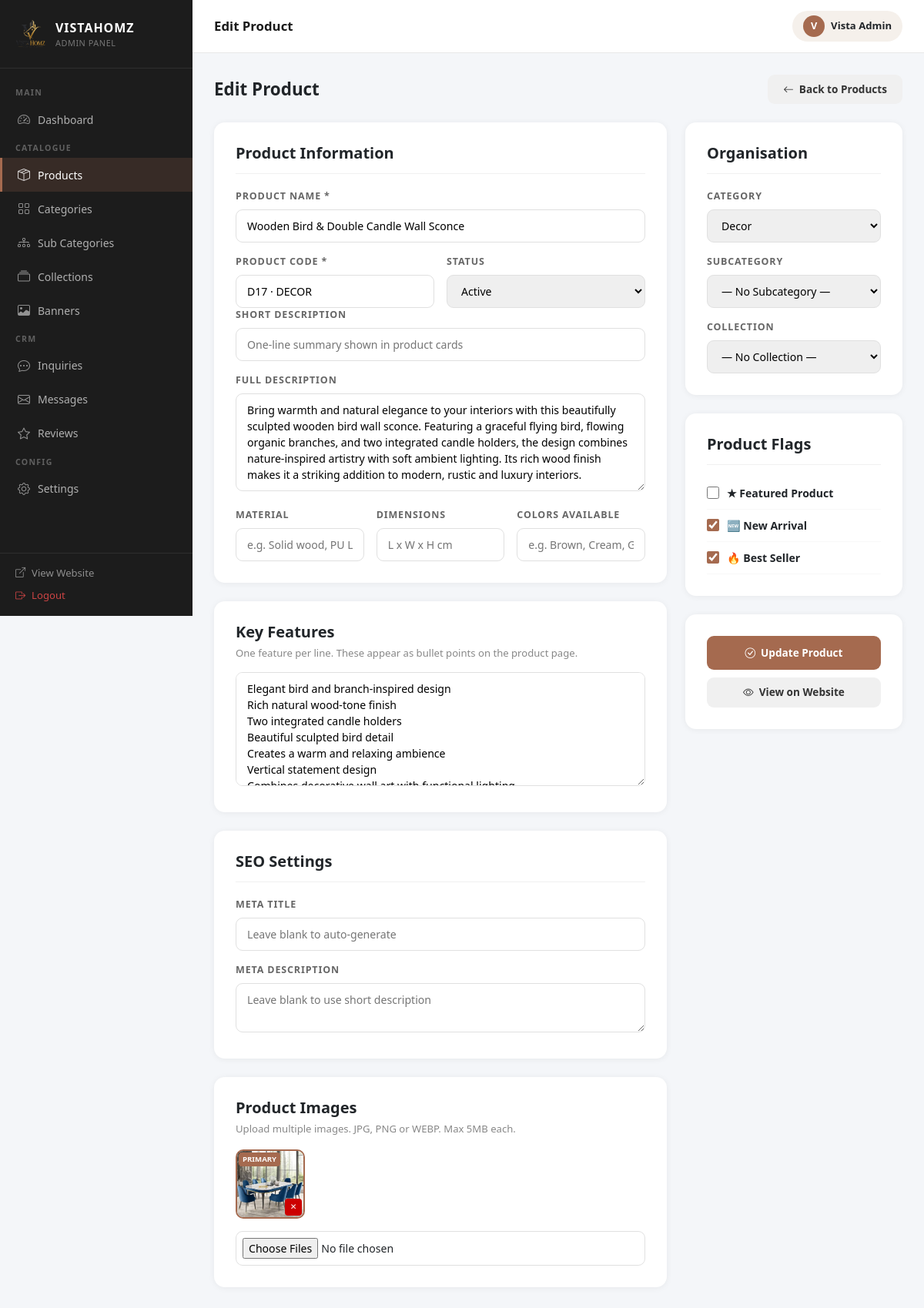
The app's page /admin/products/edit.php?id=7 (signed in) with its own data.
### tables this page shows
CREATE TABLE `products` (
  `id` int(10) UNSIGNED NOT NULL,
  `product_code` varchar(50) NOT NULL,
  `name` varchar(200) NOT NULL,
  `slug` varchar(220) NOT NULL,
  `category_id` int(10) UNSIGNED DEFAULT NULL,
  `subcategory_id` int(10) UNSIGNED DEFAULT NULL,
  `collection_id` int(10) UNSIGNED DEFAULT NULL,
  `description` text DEFAULT NULL,
  `short_desc` varchar(500) DEFAULT NULL,
  `material` varchar(200) DEFAULT NULL,
  `dimensions` varchar(200) DEFAULT NULL,
  `weight` varchar(100) DEFAULT NULL,
  `colors` varchar(200) DEFAULT NULL,
  `is_featured` tinyint(1) NOT NULL DEFAULT 0,
  `is_new` tinyint(1) NOT NULL DEFAULT 0,
  `is_bestseller` tinyint(1) NOT NULL DEFAULT 0,
  `status` enum('active','inactive','out_of_stock') NOT NULL DEFAULT 'active',
  `sort_order` int(11) NOT NULL DEFAULT 0,
  `views` int(10) UNSIGNED NOT NULL DEFAULT 0,
  `meta_title` varchar(255) DEFAULT NULL,
  `meta_desc` text DEFAULT NULL,
  `created_at` datetime NOT NULL DEFAULT current_timestamp(),
  `updated_at` datetime NOT NULL DEFAULT current_timestamp() ON UPDATE current_timestamp()
);

CREATE TABLE `product_images` (
  `id` int(10) UNSIGNED NOT NULL,
  `product_id` int(10) UNSIGNED NOT NULL,
  `image` varchar(255) NOT NULL,
  `alt_text` varchar(200) DEFAULT NULL,
  `is_primary` tinyint(1) NOT NULL DEFAULT 0,
  `sort_order` int(11) NOT NULL DEFAULT 0,
  `created_at` datetime NOT NULL DEFAULT current_timestamp()
);

CREATE TABLE `categories` (
  `id` int(10) UNSIGNED NOT NULL,
  `name` varchar(100) NOT NULL,
  `slug` varchar(120) NOT NULL,
  `description` text DEFAULT NULL,
  `image` varchar(255) DEFAULT NULL,
  `icon` varchar(50) DEFAULT NULL,
  `sort_order` int(11) NOT NULL DEFAULT 0,
  `is_active` tinyint(1) NOT NULL DEFAULT 1,
  `show_in_nav` tinyint(1) NOT NULL DEFAULT 1,
  `meta_title` varchar(255) DEFAULT NULL,
  `meta_desc` text DEFAULT NULL,
  `created_at` datetime NOT NULL DEFAULT current_timestamp(),
  `updated_at` datetime NOT NULL DEFAULT current_timestamp() ON UPDATE current_timestamp()
);

### config/db.php (called while the page is built, shortened)
<?php
try {
    $pdo = new PDO(
        "mysql:host=" . DB_HOST . ";dbname=" . DB_NAME . ";charset=utf8mb4",
        DB_USER,
        DB_PASS,
        [
            PDO::ATTR_ERRMODE => PDO::ERRMODE_EXCEPTION,
            PDO::ATTR_DEFAULT_FETCH_MODE => PDO::FETCH_ASSOC,
            PDO::ATTR_EMULATE_PREPARES => false,
        ]
    );
} catch (PDOException $e) {
    error_log('VistaHomz database error: ' . $e->getMessage());
    if (defined('DEBUG_MODE') && DEBUG_MODE === true) {
        throw $e;
    }
    throw new RuntimeException(
        'Database connection failed. Check the XAMPP MySQL service and database configuration.'
    );
}
function getDB(): PDO
{
    global $pdo;
    return $pdo;
}

### functions/products.php (called while the page is built, shortened)
<?php
require_once __DIR__ . '/../config/db.php';
function getProductImages(int $productId): array {
    $stmt = getDB()->prepare(
        "SELECT * FROM product_images WHERE product_id = :id ORDER BY is_primary DESC, sort_order ASC, id ASC"
    );
    $stmt->execute([':id' => $productId]);
    return $stmt->fetchAll();
}
function getProductFeatures(int $productId): array {
    $stmt = getDB()->prepare(
        "SELECT feature FROM product_features WHERE product_id = :id ORDER BY sort_order ASC"
    );
    $stmt->execute([':id' => $productId]);
    return array_column($stmt->fetchAll(), 'feature');
}

### functions/uploads.php (called while the page is built, shortened)
<?php
function isRemoteUrl($path): bool
{
    return is_string($path) && (bool) preg_match('~^(https?:)?//~i', $path);
}
function resolveUploadPath($path): string
{
    $path = trim((string) $path);
    $path = ltrim(str_replace('\\', '/', $path), '/');
    if (strpos($path, '/') !== false) {
        return $path;
    }
    return 'uploads/products/' . $path;
}
function getImageUrl($path, $fallback = 'assets/images/placeholder.jpg'): string
{
    $resolved = resolveUploadPath($path);
    $base = defined('BASE_URL') ? rtrim(BASE_URL, '/') : '';
    return $base . '/' . ltrim($resolved, '/');
}

### functions/categories.php (called while the page is built, shortened)
<?php
function getAllCategories(bool $includeInactive = false): array {
    global $pdo;
    $sql = "SELECT * FROM categories";
    if (!$includeInactive) {
        $sql .= " WHERE is_active = 1";
    }
    $sql .= " ORDER BY sort_order ASC, name ASC";
    return $pdo->query($sql)->fetchAll();
}

### admin/products/edit.php (the view, shortened to what this page needs)
<?php
require_once __DIR__ . '/../../config/db.php';
require_once __DIR__ . '/../../functions/products.php';
require_once __DIR__ . '/../../functions/categories.php';
require_once __DIR__ . '/../../functions/uploads.php';
$db       = getDB();
$id       = (int)($_GET['id'] ?? 0);
$is_edit  = $id > 0;
$product  = null;
$features = [];
$images   = [];
if ($is_edit) {
    $stmt = $db->prepare("SELECT * FROM products WHERE id = :id");
    $stmt->execute([':id' => $id]);
    $product = $stmt->fetch();
    $features = getProductFeatures($id);
    $images   = getProductImages($id);
}
$categories    = getAllCategories(false);
include __DIR__ . '/../layout.php';
?>
<div class="adm-page-header">
  <h1><?php echo $is_edit ? 'Edit Product' : 'Add New Product'; ?></h1>
  <a href="index.php" class="adm-btn adm-btn-secondary"><i class="bi bi-arrow-left"></i> Back to Products</a>
</div>
<form method="POST" enctype="multipart/form-data">
<div class="row g-4">
  <div class="col-lg-8">
    <div class="adm-card mb-4">
      <h5 style="font-weight:700;margin-bottom:20px;padding-bottom:14px;border-bottom:1px solid #f0f0f0;">Product Information</h5>
      <div class="mb-3">
        <label class="adm-label">Product Name *</label>
        <input type="text" name="name" class="adm-input" required value="<?php echo htmlspecialchars($product['name'] ?? ''); ?>" placeholder="e.g. Luxury Sofa Set">
      </div>
      <div class="row g-3">
        <div class="col-md-6">
          <label class="adm-label">Product Code *</label>
          <input type="text" name="product_code" class="adm-input" required value="<?php echo htmlspecialchars($product['product_code'] ?? ''); ?>" placeholder="e.g. SF001">
        </div>
        <div class="col-md-6">
          <label class="adm-label">Status</label>
          <select name="status" class="adm-input">
            <option value="active"        <?php echo ($product['status'] ?? 'active') === 'active' ? 'selected' : ''; ?>>Active</option>
          </select>
        </div>
      </div>
      <div class="mb-3">
        <label class="adm-label">Short Description</label>
        <input type="text" name="short_desc" class="adm-input" value="<?php echo htmlspecialchars($product['short_desc'] ?? ''); ?>" placeholder="One-line summary shown in product cards">
      </div>
      <div class="mb-3">
        <label class="adm-label">Full Description</label>
        <textarea name="description" class="adm-input" rows="5" placeholder="Detailed product description..."><?php echo htmlspecialchars($product['description'] ?? ''); ?></textarea>
      </div>
      <div class="row g-3">
        <div class="col-md-4">
          <label class="adm-label">Material</label>
          <input type="text" name="material" class="adm-input" value="<?php echo htmlspecialchars($product['material'] ?? ''); ?>" placeholder="e.g. Solid wood, PU Leather">
        </div>
        <div class="col-md-4">
          <label class="adm-label">Dimensions</label>
          <input type="text" name="dimensions" class="adm-input" value="<?php echo htmlspecialchars($product['dimensions'] ?? ''); ?>" placeholder="L x W x H cm">
        </div>
        <div class="col-md-4">
          <label class="adm-label">Colors Available</label>
          <input type="text" name="colors" class="adm-input" value="<?php echo htmlspecialchars($product['colors'] ?? ''); ?>" placeholder="e.g. Brown, Cream, Grey">
        </div>
      </div>
    </div>
    <div class="adm-card mb-4">
      <h5 style="font-weight:700;margin-bottom:6px;">Key Features</h5>
      <p style="color:#888;font-size:0.82rem;margin-bottom:14px;">One feature per line. These appear as bullet points on the product page.</p>
      <textarea name="features" class="adm-input" rows="6" placeholder="Premium fabric upholstery&#10;Solid hardwood frame&#10;High-density foam cushions&#10;Available in custom colors"><?php echo htmlspecialchars(implode("\n", $features)); ?></textarea>
    </div>
    <div class="adm-card mb-4">
      <h5 style="font-weight:700;margin-bottom:20px;padding-bottom:14px;border-bottom:1px solid #f0f0f0;">SEO Settings</h5>
      <div class="mb-3">
        <label class="adm-label">Meta Title</label>
        <input type="text" name="meta_title" class="adm-input" value="<?php echo htmlspecialchars($product['meta_title'] ?? ''); ?>" placeholder="Leave blank to auto-generate">
      </div>
      <div>
        <label class="adm-label">Meta Description</label>
        <textarea name="meta_desc" class="adm-input" rows="2" placeholder="Leave blank to use short description"><?php echo htmlspecialchars($product['meta_desc'] ?? ''); ?></textarea>
      </div>
    </div>
    <div class="adm-card mb-4">
      <h5 style="font-weight:700;margin-bottom:6px;">Product Images</h5>
      <p style="color:#888;font-size:0.82rem;margin-bottom:16px;">Upload multiple images. JPG, PNG or WEBP. Max 5MB each.</p>
      <?php if (!empty($images)): ?>
      <div class="d-flex flex-wrap gap-3 mb-3">
        <?php foreach ($images as $img): ?>
        <div style="position:relative;display:inline-block;">
          <img src="<?php echo htmlspecialchars(getImageUrl($img['image'] ?? '')); ?>" style="width:90px;height:90px;object-fit:cover;border-radius:10px;border:<?php echo $img['is_primary'] ? '2px solid var(--brown)' : '2px solid #e0e0e0'; ?>;" alt="">
          <?php if ($img['is_primary']): ?>
          <span style="position:absolute;top:4px;left:4px;background:var(--brown);color:#fff;font-size:0.6rem;padding:2px 5px;border-radius:4px;font-weight:700;">PRIMARY</span>
          <?php endif; ?>
          <div style="position:absolute;bottom:4px;right:4px;display:flex;gap:3px;">
            <button type="submit" name="delete_image" value="<?php echo $img['id']; ?>"
                    onclick="return confirm('Delete this image?')"
                    style="background:#c00;color:#fff;border:none;border-radius:4px;width:22px;height:22px;font-size:0.65rem;cursor:pointer;display:flex;align-items:center;justify-content:center;">✕</button>
          </div>
        </div>
        <?php endforeach; ?>
      </div>
      <?php endif; ?>
      <input type="file" name="images[]" multiple accept="image/jpeg,image/png,image/webp" class="adm-input" style="padding:8px;">
    </div>
  </div>
  <div class="col-lg-4">
    <div class="adm-card mb-4">
      <h5 style="font-weight:700;margin-bottom:20px;padding-bottom:14px;border-bottom:1px solid #f0f0f0;">Organisation</h5>
      <div class="mb-3">
        <label class="adm-label">Category</label>
        <select name="category_id" class="adm-input" id="cat-select">
          <?php foreach ($categories as $c): ?>
          <option value="<?php echo $c['id']; ?>" <?php echo ($product['category_id'] ?? 0) == $c['id'] ? 'selected' : ''; ?>>
            <?php echo htmlspecialchars($c['name']); ?>
          </option>
          <?php endforeach; ?>
        </select>
      </div>
      <div class="mb-3">
        <label class="adm-label">Subcategory</label>
        <select name="subcategory_id" class="adm-input" id="sub-select">
          <option value="">— No Subcategory —</option>
        </select>
      </div>
      <div>
        <label class="adm-label">Collection</label>
        <select name="collection_id" class="adm-input">
          <option value="">— No Collection —</option>
        </select>
      </div>
    </div>
    <div class="adm-card mb-4">
      <h5 style="font-weight:700;margin-bottom:16px;padding-bottom:14px;border-bottom:1px solid #f0f0f0;">Product Flags</h5>
      <?php foreach (['is_featured' => '★ Featured Product', 'is_new' => '🆕 New Arrival', 'is_bestseller' => '🔥 Best Seller'] as $key => $label): ?>
      <div style="display:flex;align-items:center;gap:10px;padding:10px 0;border-bottom:1px solid #f8f8f8;">
        <input type="checkbox" name="<?php echo $key; ?>" id="<?php echo $key; ?>" value="1"
               <?php echo !empty($product[$key]) ? 'checked' : ''; ?>
               style="width:16px;height:16px;accent-color:var(--brown);">
        <label for="<?php echo $key; ?>" style="margin:0;font-size:0.88rem;font-weight:600;cursor:pointer;"><?php echo $label; ?></label>
      </div>
      <?php endforeach; ?>
    </div>
    <div class="adm-card">
      <button type="submit" class="adm-btn adm-btn-primary" style="width:100%;justify-content:center;padding:12px;">
        <i class="bi bi-check-circle"></i> <?php echo $is_edit ? 'Update Product' : 'Save Product'; ?>
      </button>
      <?php if ($is_edit): ?>
      <a href="<?php echo BASE_URL; ?>/product.php?slug=<?php echo urlencode($product['slug'] ?? ''); ?>" target="_blank"
         class="adm-btn adm-btn-secondary" style="width:100%;justify-content:center;margin-top:10px;">
        <i class="bi bi-eye"></i> View on Website
      </a>
      <?php endif; ?>
    </div>
  </div>
</div>
</form>
<?php include __DIR__ . '/../layout_footer.php'; ?>

### admin/layout.php (style rules this page uses)
:root { --brown:#a56a4f; --brown-dark:#7a4a35; --beige:#f5f0eb; --sidebar-w:250px; }
* { box-sizing: border-box; }
body { font-family: 'Segoe UI', system-ui, sans-serif; background: #f4f6f9; margin: 0; }
.adm-card { background: #fff; border-radius: 14px; padding: 28px; box-shadow: 0 1px 8px rgba(0,0,0,0.06); }
.adm-label { font-size: 0.78rem; font-weight: 700; text-transform: uppercase; letter-spacing: 0.07em; color: #666; display: block; margin-bottom: 7px; }
.adm-input { width: 100%; padding: 10px 14px; border: 1.5px solid #e0e0e0; border-radius: 9px; font-size: 0.88rem; outline: none; transition: border-color 0.2s; }
.adm-btn { display: inline-flex; align-items: center; gap: 7px; padding: 9px 20px; border-radius: 9px; font-size: 0.85rem; font-weight: 600; cursor: pointer; border: none; text-decoration: none; }
.adm-btn-primary { background: var(--brown); color: #fff; }
.adm-btn-secondary { background: #f0f0f0; color: #333; }
.adm-page-header { display: flex; align-items: center; justify-content: space-between; margin-bottom: 24px; }
.adm-page-header h1 { font-size: 1.4rem; font-weight: 800; margin: 0; }

### records on screen
products: name "Wooden Bird & Double Candle Wall Sconce", product_code "D17 · DECOR", status "Active", description "Bring warmth and natural elegance to your interiors with this beautifully sculpted wooden bird wall sconce. Featuring a graceful flying bird, flowing organic branches, and two integrated candle holders, the design combines nature-inspired artistry with soft ambient lighting. Its rich wood finish makes it a striking addition to modern, rustic and luxury interiors.", category_id "Decor"
product_images: image (picture), is_primary "PRIMARY", $img['id'] 14 (drawn)

### other values on screen
$a_title "Edit Product"
substr($admin['name'] ?: 'A', 0, 1) "V"
$admin['name'] ?: 'Admin' "Vista Admin"
$label "★ Featured Product"
$label "🆕 New Arrival"
$label "🔥 Best Seller"
